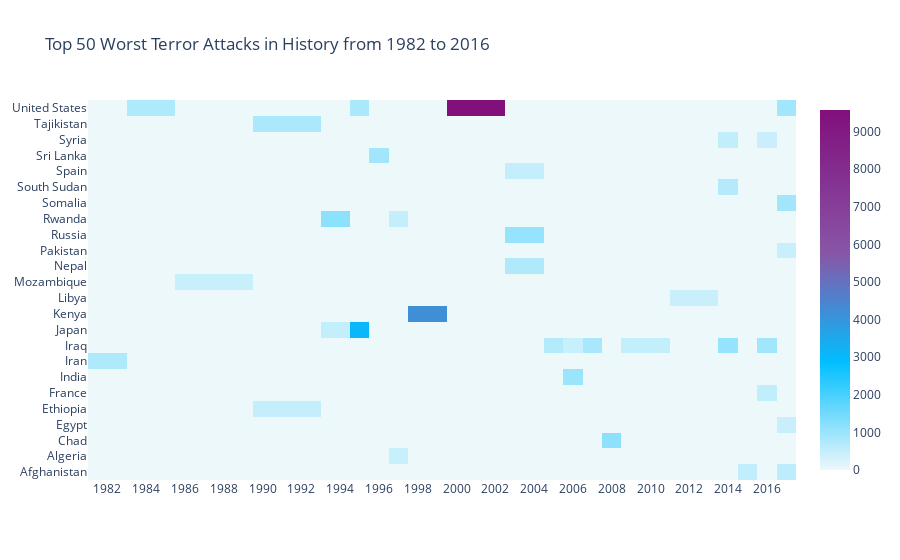

Here is the notebook cell this chart was saved with:
### Code cell
import plotly.offline as py
py.init_notebook_mode(connected=True)
import plotly.graph_objs as go
colorscale = [[0, '#edf8fb'], [.3, '#00BFFF'], [.6, '#8856a7'], [1, '#810f7c']]
heatmap = go.Heatmap(z=heat.values, x=heat.columns, y=heat.index, colorscale=colorscale)
data = [heatmap]

layout = go.Layout(
    title = 'Top 50 Worst Terror Attacks in History from 1982 to 2016',
    xaxis = dict(ticks='',nticks=20),
    yaxis = dict(ticks='')
)
fig = go.Figure(data=data, layout=layout)
py.iplot(fig, filename='heatmap', show_link=False)

### Figure 1 — Plotly figure (JSON) as saved in the notebook; plotly's stock layout.template omitted (floating-point values rounded to 4 significant figures; data arrays with more than 128 entries replaced by an {"elided": "..."} marker saying what was removed)
{"data": [{"colorscale": [[0, "#edf8fb"], [0.3, "#00BFFF"], [0.6, "#8856a7"], [1, "#810f7c"]], "type": "heatmap", "x": [1982, 1984, 1987, 1992, 1994, 1995, 1996, 1997, 1998, 2001, 2004, 2005, 2006, 2007, 2008, 2009, 2013, 2014, 2015, 2016, 2017], "y": ["Afghanistan", "Algeria", "Chad", "Egypt", "Ethiopia", "France", "India", "Iran", "Iraq", "Japan", "Kenya", "Libya", "Mozambique", "Nepal", "Pakistan", "Russia", "Rwanda", "Somalia", "South Sudan", "Spain", "Sri Lanka", "Syria", "Tajikistan", "United States"], "z": {"elided": "24x21 float values"}}], "layout": {"autosize": true, "title": {"text": "Top 50 Worst Terror Attacks in History from 1982 to 2016"}, "xaxis": {"autorange": true, "nticks": 20, "range": [1981, 2018.0], "ticks": "", "type": "linear"}, "yaxis": {"autorange": true, "range": [-0.5, 23.5], "ticks": "", "type": "category"}}}
